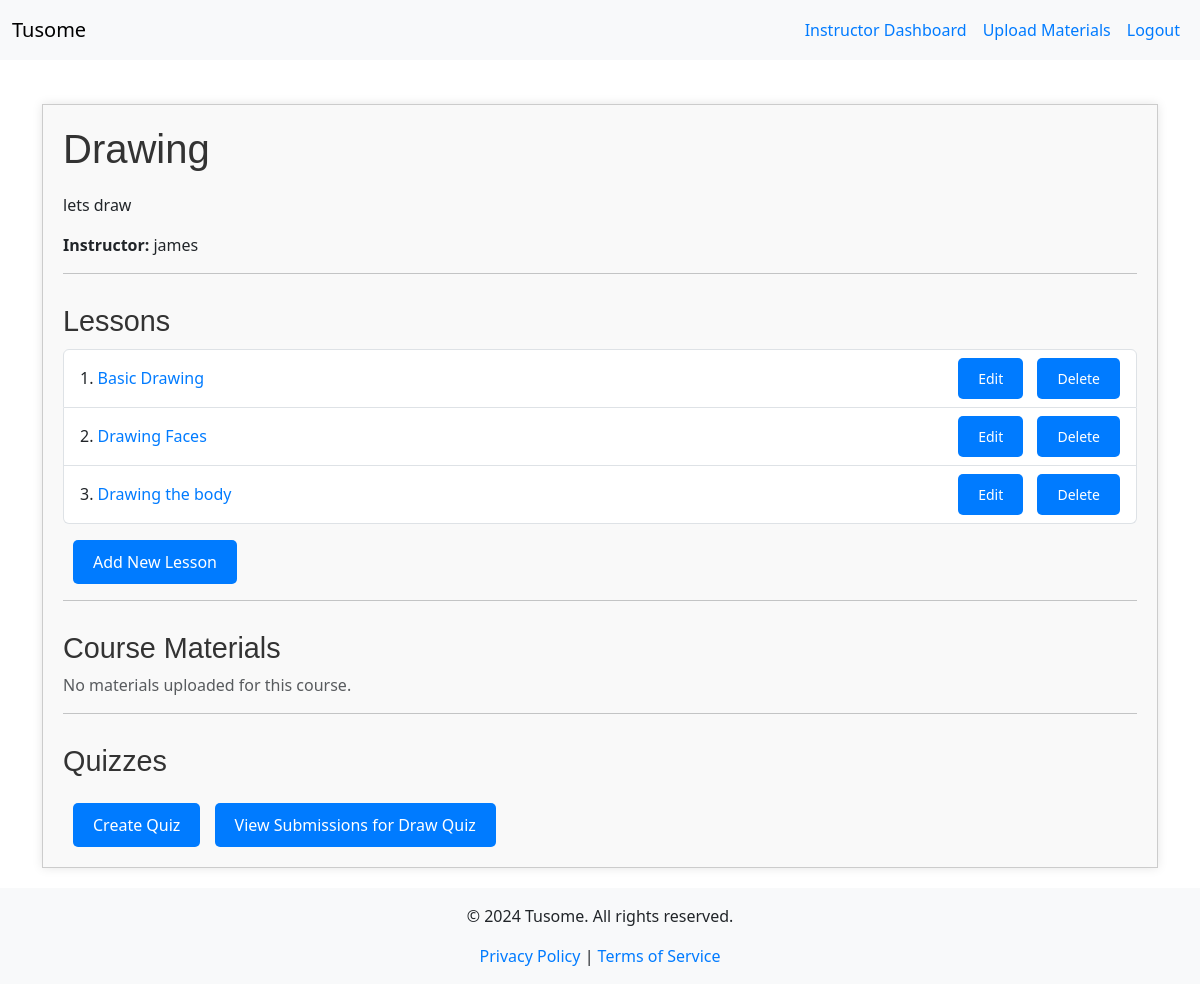
/course/1 (signed in), run on the app's committed database.
### models.py (models this page shows, shortened)
class Course(db.Model):
    id = db.Column(db.Integer, primary_key=True)
    title = db.Column(db.String(200), nullable=False)
    description = db.Column(db.Text, nullable=False)
    is_featured = db.Column(db.Boolean, default=False)
    instructor_id = db.Column(db.Integer, db.ForeignKey('instructor.id'), nullable=False)
    instructor = db.relationship('Instructor', back_populates='courses')
    lessons = db.relationship('Lesson', back_populates='course', lazy=True)
    quizzes = db.relationship('Quiz', back_populates='course', lazy=True)
    materials = db.relationship('CourseMaterial', back_populates='course', lazy=True)
    enrollments = db.relationship('Enrollment', back_populates='course', lazy=True)
    submissions = db.relationship('Submission', back_populates='course', lazy=True)

class User(UserMixin, db.Model):
    id = db.Column(db.Integer, primary_key=True)
    username = db.Column(db.String(150), unique=True, nullable=False)
    password = db.Column(db.String(150), nullable=False)
    role = db.Column(db.Enum(RoleEnum), nullable=False)  # Using Enum for roles
    instructor = db.relationship('Instructor', back_populates='user', uselist=False)
    student = db.relationship('Student', back_populates='user', uselist=False)

class Lesson(db.Model):
    id = db.Column(db.Integer, primary_key=True)
    title = db.Column(db.String(200), nullable=False)
    content = db.Column(db.Text, nullable=False)
    slug = db.Column(db.String(100), unique=True, nullable=False)  # Use this for the URL
    course_id = db.Column(db.Integer, db.ForeignKey('course.id'), nullable=False)
    course = db.relationship('Course', back_populates='lessons')

class Quiz(db.Model):
    id = db.Column(db.Integer, primary_key=True)
    course_id = db.Column(db.Integer, db.ForeignKey('course.id'), nullable=False)
    title = db.Column(db.String(200), nullable=False)
    status = db.Column(db.String(20), nullable=False)
    course = db.relationship('Course', back_populates='quizzes')
    questions = db.relationship('Question', back_populates='quiz', lazy=True)
    quiz_submissions = db.relationship('QuizSubmission', back_populates='quiz', lazy=True)

### app.py (the view)
@app.route('/course/<int:course_id>')
@login_required
def course_details(course_id):
    course = Course.query.get_or_404(course_id)
    if current_user.role == RoleEnum.STUDENT:
        enrollment = Enrollment.query.filter_by(student_id=current_user.student.id, course_id=course_id).first()
        if not enrollment:
            flash('You are not enrolled in this course.', 'danger')
            return redirect(url_for('browse_courses'))
        lessons = course.lessons
        materials = course.materials
        quizzes = course.quizzes
        return render_template('course_details.html', course=course, lessons=lessons, materials=materials, quizzes=quizzes)
    elif current_user.role == RoleEnum.INSTRUCTOR:
        if course.instructor_id != current_user.instructor.id:
            flash('You do not have permission to view this course.', 'danger')
            return redirect(url_for('instructor_dashboard'))
        lessons = course.lessons
        materials = course.materials
        quizzes = course.quizzes
        delete_form = DeleteLessonForm()
        return render_template('course_details.html', course=course, lessons=lessons, materials=materials, quizzes=quizzes, form=delete_form)
    else:
        flash('Access denied.', 'danger')
        abort(403)

### app.py (called while the page is built)
@app.context_processor
def inject_current_year():
    return {'current_year': datetime.utcnow().year}

@login_manager.user_loader
def load_user(user_id):
    return User.query.get(int(user_id))

@app.context_processor
def inject_roleenum():
    return dict(RoleEnum=RoleEnum)

### templates/course_details.html (shortened to what this page needs)
{% extends "base.html" %}
{% block content %}
<div class="course-container">
    <h2>{{ course.title }}</h2>
    <p>{{ course.description }}</p>
    <p><strong>Instructor:</strong> {{ course.instructor.user.username }}</p>
    <hr>
    <h3>Lessons</h3>
    {% if course.lessons %}
      <ul class="list-group">
        {% for lesson in course.lessons %}
          <li class="list-group-item d-flex justify-content-between align-items-center">
            <span>{{ loop.index }}. <a href="{{ url_for('lesson_detail', slug=lesson.slug) }}">{{ lesson.title }}</a></span>
            {% if current_user.is_authenticated and current_user.role == RoleEnum.INSTRUCTOR and course.instructor_id == current_user.instructor.id %}
              <div>
                <a href="{{ url_for('edit_lesson', lesson_id=lesson.id) }}" class="btn btn-sm btn-warning">Edit</a>
                <form action="{{ url_for('delete_lesson', lesson_id=lesson.id) }}" method="POST" style="display:inline;">
                  <button type="submit" class="btn btn-sm btn-danger" onclick="return confirm('Are you sure you want to delete this lesson?');" aria-label="Delete Lesson {{ lesson.title }}">Delete</button>
                </form>
              </div>
            {% endif %}
          </li>
        {% endfor %}
      </ul>
    {% else %}
      <p class="text-muted">No lessons available for this course.</p>
    {% endif %}
    {% if current_user.is_authenticated and current_user.role == RoleEnum.INSTRUCTOR and course.instructor_id == current_user.instructor.id %}
      <a href="{{ url_for('create_lesson', course_id=course.id) }}" class="btn btn-success mt-3">Add New Lesson</a>
    {% endif %}
    <hr>
    <h3>Course Materials</h3>
    {% if materials %}
      <ul class="list-group">
        {% for material in materials %}
          <li class="list-group-item d-flex justify-content-between align-items-center">
            <span>{{ material.filename }} ({{ material.size }} KB)</span>
            <a href="{{ url_for('download_material', material_id=material.id) }}" class="btn btn-secondary btn-sm">Download</a>
          </li>
        {% endfor %}
      </ul>
    {% else %}
      <p class="text-muted">No materials uploaded for this course.</p>
    {% endif %}
    <hr>
    <h3>Quizzes</h3>
    {% if current_user.is_authenticated and current_user.role == RoleEnum.INSTRUCTOR and course.instructor_id == current_user.instructor.id %}
        <a href="{{ url_for('create_quiz', course_id=course.id) }}" class="btn btn-primary mt-3">Create Quiz</a>
        {% for quiz in course.quizzes %}
            <a href="{{ url_for('view_submissions', course_id=course.id, quiz_id=quiz.id) }}" class="btn btn-secondary mt-3">View Submissions for {{ quiz.title }}</a>
        {% endfor %}
    {% endif %}
</div>
{% endblock %}

### static/css/style.css (style rules this page uses)
.btn { padding: 10px 20px; border: none; border-radius: 5px; color: white; background-color: #007BFF; text-decoration: none; display: inline-block; transition: background-color 0.3s; }
h1, h2, h3 { color: #333; font-family: 'Arial', sans-serif; }
a { color: #007BFF; text-decoration: none; }
.course-container { max-width: 1500px; margin: 20px auto; padding: 20px; border: 1px solid #ccc; box-shadow: 0 0 10px rgba(0, 0, 0, 0.1); background: #f9f9f9; }
.course-container h2 { font-size: 2.5em; margin-bottom: 20px; }
.course-container h3 { font-size: 1.8em; margin-top: 30px; }
.course-container .list-group { margin-top: 10px; }
.course-container .btn { margin-left: 10px; }
.btn-primary { background-color: #007BFF; border-color: #007BFF; }
html, body { height: 100%; margin: 0; }
body { display: flex; flex-direction: column; }

### templates/base.html (style rules this page uses)
html, body { height: 100%; margin: 0; }
body { display: flex; flex-direction: column; }

### data on the page
Course: title "Drawing", description "lets draw"
User: instructor.user.username "james"
Lesson: title "Basic Drawing"
Lesson: title "Drawing Faces"
Lesson: title "Drawing the body"
Quiz: title "Draw Quiz"
